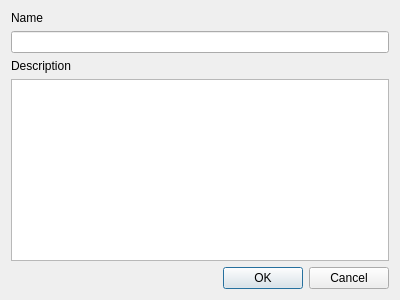
<?xml version="1.0" encoding="UTF-8"?>
<ui version="4.0">
 <class>Dialog</class>
 <widget class="QDialog" name="Dialog">
  <property name="geometry">
   <rect>
    <x>0</x>
    <y>0</y>
    <width>400</width>
    <height>300</height>
   </rect>
  </property>
  <property name="windowTitle">
   <string>Dialog</string>
  </property>
  <layout class="QVBoxLayout" name="verticalLayout">
   <item>
    <widget class="QLabel" name="label">
     <property name="text">
      <string>Name</string>
     </property>
    </widget>
   </item>
   <item>
    <widget class="QLineEdit" name="name"/>
   </item>
   <item>
    <widget class="QLabel" name="label_2">
     <property name="text">
      <string>Description</string>
     </property>
    </widget>
   </item>
   <item>
    <widget class="QTextEdit" name="desc"/>
   </item>
   <item>
    <widget class="QDialogButtonBox" name="buttonBox">
     <property name="orientation">
      <enum>Qt::Horizontal</enum>
     </property>
     <property name="standardButtons">
      <set>QDialogButtonBox::Cancel|QDialogButtonBox::Ok</set>
     </property>
    </widget>
   </item>
  </layout>
 </widget>
 <resources/>
 <connections>
  <connection>
   <sender>buttonBox</sender>
   <signal>accepted()</signal>
   <receiver>Dialog</receiver>
   <slot>accept()</slot>
   <hints>
    <hint type="sourcelabel">
     <x>248</x>
     <y>254</y>
    </hint>
    <hint type="destinationlabel">
     <x>157</x>
     <y>274</y>
    </hint>
   </hints>
  </connection>
  <connection>
   <sender>buttonBox</sender>
   <signal>rejected()</signal>
   <receiver>Dialog</receiver>
   <slot>reject()</slot>
   <hints>
    <hint type="sourcelabel">
     <x>316</x>
     <y>260</y>
    </hint>
    <hint type="destinationlabel">
     <x>286</x>
     <y>274</y>
    </hint>
   </hints>
  </connection>
 </connections>
</ui>
